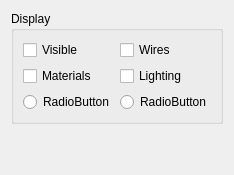
<?xml version="1.0" encoding="UTF-8"?>
<ui version="4.0">
 <class>Object_settings</class>
 <widget class="QWidget" name="Object_settings">
  <property name="sizePolicy">
   <sizepolicy hsizetype="Minimum" vsizetype="Minimum">
    <horstretch>0</horstretch>
    <verstretch>0</verstretch>
   </sizepolicy>
  </property>
  <property name="windowTitle">
   <string>Form</string>
  </property>
  <layout class="QVBoxLayout" name="verticalLayout">
   <item>
    <widget class="QGroupBox" name="groupBox">
     <property name="title">
      <string>Display</string>
     </property>
     <layout class="QVBoxLayout" name="verticalLayout_2">
      <property name="margin">
       <number>0</number>
      </property>
      <item>
       <layout class="QGridLayout" name="gridLayout">
        <property name="margin">
         <number>9</number>
        </property>
        <item row="2" column="0">
         <widget class="QRadioButton" name="radioB_render_type0">
          <property name="text">
           <string>RadioButton</string>
          </property>
         </widget>
        </item>
        <item row="2" column="1">
         <widget class="QRadioButton" name="radioB_render_type1">
          <property name="text">
           <string>RadioButton</string>
          </property>
         </widget>
        </item>
        <item row="1" column="0">
         <widget class="QCheckBox" name="checkB_materials">
          <property name="text">
           <string>Materials</string>
          </property>
         </widget>
        </item>
        <item row="0" column="1">
         <widget class="QCheckBox" name="checkB_wires">
          <property name="text">
           <string>Wires</string>
          </property>
         </widget>
        </item>
        <item row="1" column="1">
         <widget class="QCheckBox" name="checkB_lighting">
          <property name="text">
           <string>Lighting</string>
          </property>
         </widget>
        </item>
        <item row="0" column="0">
         <widget class="QCheckBox" name="checkB_visible">
          <property name="text">
           <string>Visible</string>
          </property>
         </widget>
        </item>
       </layout>
      </item>
     </layout>
    </widget>
   </item>
   <item>
    <spacer name="verticalSpacer">
     <property name="orientation">
      <enum>Qt::Vertical</enum>
     </property>
     <property name="sizeHint" stdset="0">
      <size>
       <width>20</width>
       <height>40</height>
      </size>
     </property>
    </spacer>
   </item>
  </layout>
 </widget>
 <resources/>
 <connections/>
</ui>
